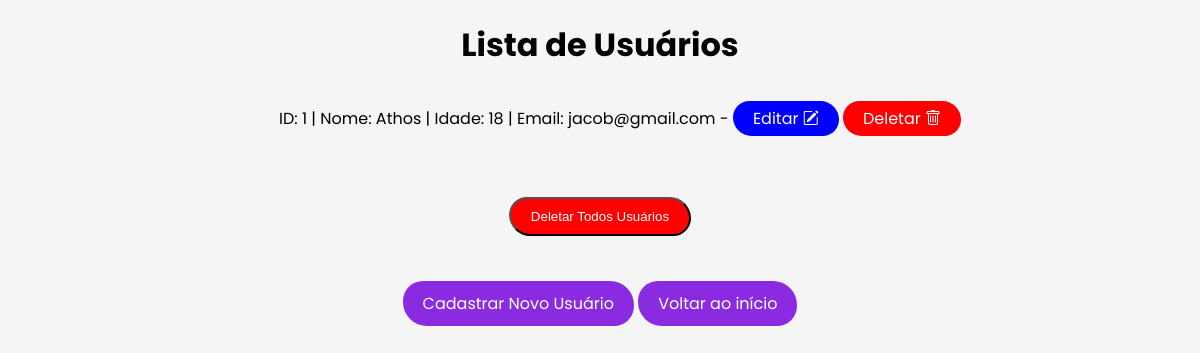
The app's page /users, older data.
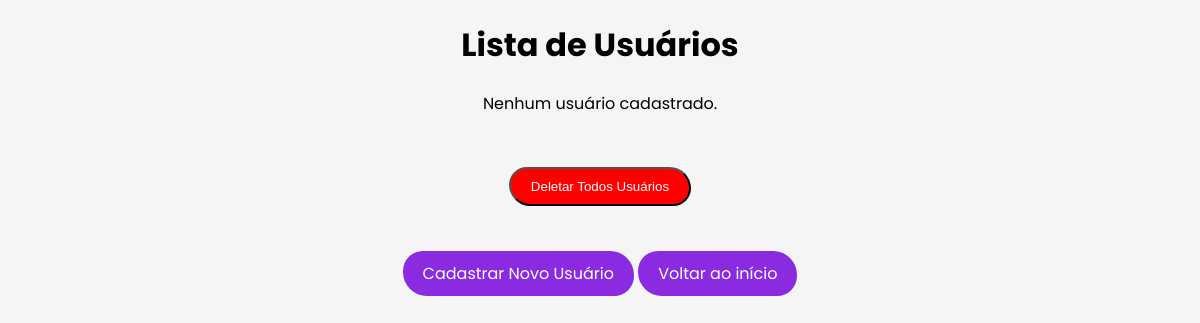
The same page, newer data.
### tables this page shows
CREATE TABLE user(
    id INTEGER PRIMARY KEY AUTOINCREMENT, 
    name text NOT NULL, 
    age text NOT NULL,
    email VARCHAR(254) NOT NULL UNIQUE);

### app.py (the view)
@app.route('/users')
def listar_usuarios():
    database = sqlite3.connect('users.db')
    database_cursor = database.cursor()
    database_cursor.execute("SELECT * FROM user")
    users = database_cursor.fetchall()
    return render_template('users.html', users=users)

### templates/users.html (shortened to what this page needs)
<!DOCTYPE html>
<html lang="pt-br">
<head>
    <link rel="stylesheet" href="https://cdn.jsdelivr.net/npm/bootstrap-icons@1.10.5/font/bootstrap-icons.css">
</head>
<body style="text-align: center; font-family: Poppins, sans-serif; background-color: #f5f5f5;">
    <h1>Lista de Usuários</h1>
    {% if users %}
        <ul>
            {% for user in users %}
                <p style="font-family: Poppins, sans-serif;">ID: {{ user[0] }} | Nome: {{ user[1] }} | Idade: {{ user[2] }} | Email: {{user [3]}}  -
                    <a href="/update/{{ user[0] }}" style="text-decoration: none; border-radius: 30px 34px; background-color: blue; color: white; padding: 5px 20px; display: inline-block; margin: 10px 0;">Editar <i class="bi bi-pencil-square"></i></a>
                    <a href="/delete_id/{{ user[0] }}" style="text-decoration: none; border-radius: 30px 34px; background-color: red; color: white; padding: 5px 20px; display: inline-block; margin: 10px 0;">Deletar <i class="bi bi-trash"></i></a>
                </p>
            {% endfor %}
        </ul>
    {% else %}
        <p>Nenhum usuário cadastrado.</p>
    {% endif %}
    <br>
    <form action="/delete_all" method="get">
    <button type="submit" style="border-radius: 20px 24px; background-color: red; text-decoration: none; color: white; padding: 10px 20px; display: inline-block; margin: 10px 0;">
    Deletar Todos Usuários
    </button>
    </form>
    <br>
    <a href="/add" style="border-radius: 20px 24px; background-color: blueviolet; text-decoration: none; color: white; padding: 10px 20px; display: inline-block; margin: 10px 0;">
        Cadastrar Novo Usuário
    </a>
    <a href="/" style="border-radius: 20px 24px; background-color: blueviolet; text-decoration: none; color: white; padding: 10px 20px; display: inline-block; margin: 10px 0;">
        Voltar ao início
    </a>
</body>
</html>

Row changes from the older to the newer data that the page shows:
removed user: id "1", name "Athos", age "18", email "jacob@gmail.com"
Text that changed along with them:
text now shown: "Nenhum usuário cadastrado."
